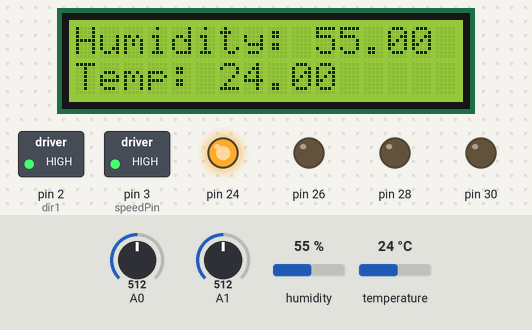
Simulated run of this sketch. Board: Arduino Mega 2560, built with avr-gcc and run on an emulated ATmega2560. Parts: 16×2 character LCD, switched loads named in the sketch (green lamp = pin HIGH), output pins drawn as LEDs (lit = HIGH). Inputs (shaded band) come from the test bench; at power-on: A1 = 512, temperature 24 °C, A0 = 512, humidity 55 %. The local clock reads 2024-03-15 10:24:30 at power-on unless the sketch sets it; pins used as bus, display or sensor lines are not drawn; what the sketch prints to the serial monitor is not drawn.

Above: at 0.1 s.
1.3 s: A1 set to 526
At 1.52 s:
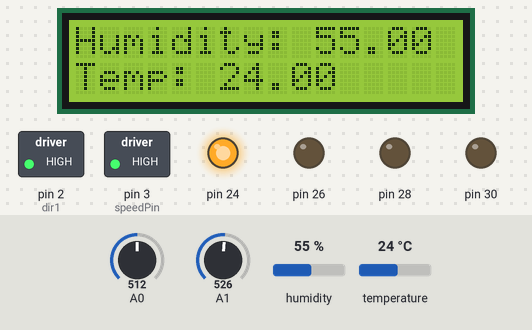
4.3 s: temperature set to 22 °C
At 7.0 s:
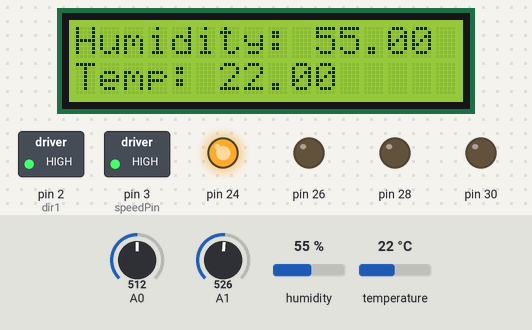
7.3 s: temperature set to 19 °C
At 9.0 s:
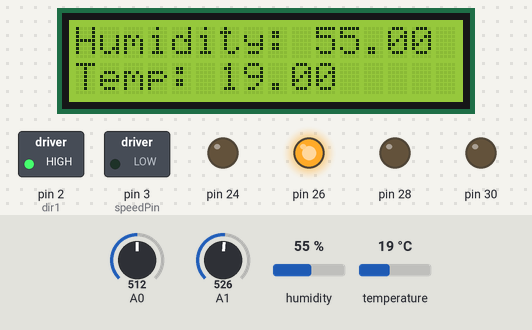
10.3 s: temperature set to 0 °C
At 13.0 s:
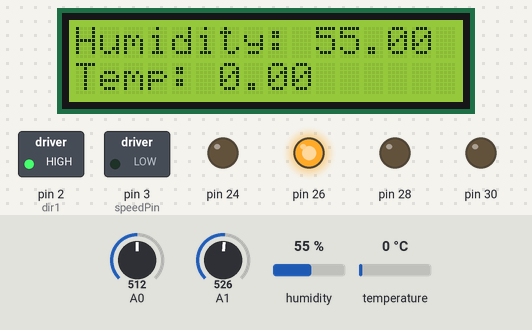
13.3 s: temperature set to 28 °C
At 15.4 s:
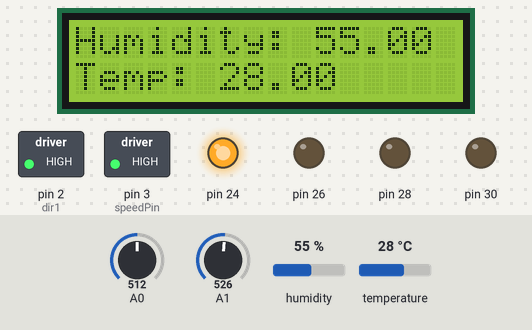
16.3 s: temperature set to 12 °C
At 20.1 s:
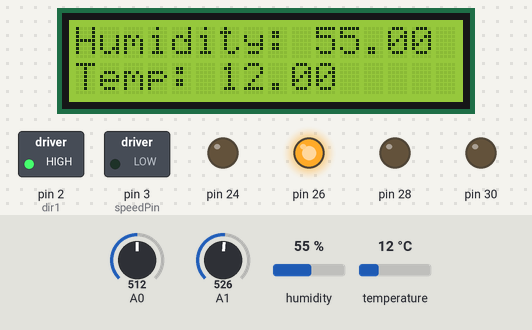
Timing chart, 0 to 21.6 s (numbered marks = the images above; inputs shaded):
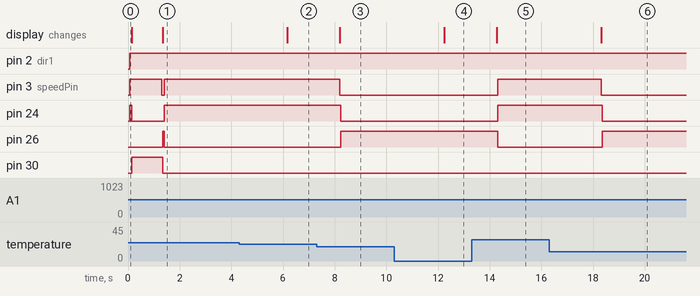

Measured:
- the behaviour switches between 21 and 20 °C on temperature (found by bisection; images 2 and 3)
- after the input at 1.3 s, pin 3 (speedPin): HIGH → LOW at once, → HIGH 0.10 s later; pin 24: LOW → HIGH after 0.10 s; pin 26: LOW → HIGH after 0.05 s, → LOW 0.06 s later; pin 30: HIGH → LOW after 0.05 s; the display: changes after 0.05 s (image 1)
- after the input at 4.3 s, the display: changes after 1.9 s (image 2)
- after the input at 7.3 s, pin 3 (speedPin): HIGH → LOW after 0.89 s; pin 24: HIGH → LOW after 0.94 s; pin 26: LOW → HIGH after 0.94 s; the display: changes after 0.89 s (image 3)
- after the input at 10.3 s, the display: changes after 1.9 s (image 4)
- after the input at 13.3 s, pin 3 (speedPin), pin 24: LOW → HIGH after 1.0 s; pin 26: HIGH → LOW after 1.0 s; the display: changes after 0.97 s (image 5)
- after the input at 16.3 s, pin 3 (speedPin): HIGH → LOW after 2.0 s; pin 24: HIGH → LOW after 2.1 s; pin 26: LOW → HIGH after 2.1 s; the display: changes after 2.0 s (image 6)

The sketch:

final_project_code.ino
```cpp
/****************************************
* Name: Austin Finch
* Assignment: Final Project
* Date: 12/15/2023
****************************************/

#include <LiquidCrystal.h>
#include <Stepper.h>
#include "DHT.h"
#include <DS3231.h>

#define DHTPIN 23
#define DHTTYPE DHT11

//DHT-PA0, Water Sensor-PA1, Blue LED-PA2, Green LED-PA4, Yellow LED-PA6
volatile unsigned char* port_a  = (unsigned char*) 0x22;
volatile unsigned char* ddr_a   = (unsigned char*) 0x21;
volatile unsigned char* pin_a   = (unsigned char*) 0x20;


//Start/Stop-PK0, Reset-PK1
volatile unsigned char* port_k = (unsigned char*) 0x108;
volatile unsigned char* ddr_k = (unsigned char*) 0x107;
volatile unsigned char* pin_k = (unsigned char*) 0x106;
//Start/Stop-PCINT16, Reset-PCINT17
// volatile unsigned char *myPCIMSK = (unsigned char*) 0x6D;
// volatile unsigned char *myPCICR = (unsigned char*) 0x68;

//Red LED-PC7
volatile unsigned char* port_c  = (unsigned char*) 0x28;
volatile unsigned char* ddr_c   = (unsigned char*) 0x27;
volatile unsigned char* pin_c   = (unsigned char*) 0x26;

#define RDA 0x80
#define TBE 0x20
volatile unsigned char *myUCSR0A = (unsigned char *)0xC0;
volatile unsigned char *myUCSR0B = (unsigned char *)0xC1;
volatile unsigned char *myUCSR0C = (unsigned char *)0xC2;
volatile unsigned int *myUBRR0 = (unsigned int *) 0xC4;
volatile unsigned char *myUDR0 = (unsigned char *)0xC6;
volatile unsigned char* my_ADMUX = (unsigned char*) 0x7C;
volatile unsigned char* my_ADCSRB = (unsigned char*) 0x7B;
volatile unsigned char* my_ADCSRA = (unsigned char*) 0x7A;
volatile unsigned int* my_ADC_DATA = (unsigned int*) 0x78;

//Stepper motor, pins 8-11
const int stepsPerRevolution = 2038;
Stepper myStepper = Stepper(stepsPerRevolution, 8, 10, 9, 11);

//DC motor, pins 2,3
int speedPin=3;
int dir1=2;

//LCD, pins 4-7, 12, 13
const int RS = 13, EN = 12, D4 = 4, D5 = 5, D6 = 6, D7 = 7;
LiquidCrystal lcd(RS, EN, D4, D5, D6, D7);

//DHT, pin 23
DHT dht(DHTPIN, DHTTYPE);

//RTC, pins SDA and SCL
DS3231 rtc(SDA, SCL);

int state;

void setup()
{
  //PA2 Output
  *ddr_a |= (0x01 << 2);
  //PA4 Output
  *ddr_a |= (0x01 << 4);
  //PA6 Output
  *ddr_a |= (0x01 << 6);
  //PC7 Output
  *ddr_c |= (0x01 << 7);
  //PK0 Input
  *ddr_k &= ~(0x01 << 0);
  //Enable pullup resistor on PK0
  *port_k |= (0x01 << 0);
  //PK1 Input
  *ddr_k &= ~(0x01 << 1);
  //Enable pullup resistor on PK1
  *port_k |= (0x01 << 1);
  // Enable PCIE2
  //*myPCICR |= (0x01 << 2);

  lcd.begin(16,2);
  pinMode(22, OUTPUT);
  pinMode(dir1, OUTPUT);
  pinMode(speedPin, OUTPUT);

  // setup the UART
  U0init(9600);
  // setup the ADC
  adc_init();
  dht.begin();
  rtc.begin();
  lcd.clear();
  state = 0;
}

void loop()
{
  switch (state) {
    case 0:
      Running();
      break;
    case 1:
      Idle();
      break;
    case 2:
      Error();
      break;
    case 3:
      Disabled();
      break;
  }
}

void Running()
{
  //Blue LED ON
  *port_a |= (0x01 << 2);
  //Green LED OFF
  *port_a &= ~(0x01 << 4);
  //Yellow LED OFF
  *port_a &= ~(0x01 << 6);
  //Red LED OFF
  *port_c &= ~(0x01 << 7);
  motorRun(255);

  float tempC = displayHumidTemp();
  adjustStepper();

  //Change to Idle state when temperature falls below threshold
  if (tempC <= 20)
  {
    state = 1;
    motorRun(0);
    String message = "State change to: Idle";
    log(message);
  }

  //Change to Error state when water level falls below threshold
  unsigned int level = readWaterLevel();
  if(level < 513)
  {
    state = 2;
    String message = "State change to: Error";
    log(message);
  }

  // Enable Interrupt (PCINT16)
  //*myPCIMSK |= 0x01
  // Run ISR if Stop pressed
  bool stopPressed = false;
  if (stopPressed)
  {
    StartStop();
  }
}

void Idle()
{
  //Blue LED OFF
  *port_a &= ~(0x01 << 2);
  //Green LED ON
  *port_a |= (0x01 << 4);
  //Yellow LED OFF
  *port_a &= ~(0x01 << 6);
  //Red LED OFF
  *port_c &= ~(0x01 << 7);


  //Change to Error state when water level falls below threshold
  unsigned int level = readWaterLevel();
  if(level < 513)
  {
    state = 2;
    String message = "State change to: Error";
    log(message);
  }

  float tempC = displayHumidTemp();
  adjustStepper();

  //Change to Running state when temperature rises above threshold
  if (tempC > 20)
  {
    state = 0;
    String message = "State change to: Running";
    log(message);
  }

  // Enable Interrupt (PCINT16)
  //*myPCIMSK |= 0x01
  // Run ISR if Stop pressed
  bool stopPressed = false;
  if (stopPressed)
  {
    StartStop();
  }
}

void Disabled()
{
  //Blue LED OFF
  *port_a &= ~(0x01 << 2);
  //Green LED OFF
  *port_a &= ~(0x01 << 4);
  //Yellow LED ON
  *port_a |= (0x01 << 6);
  //Red LED OFF
  *port_c &= ~(0x01 << 7);

  lcd.clear();

  // Enable Interrupt (PCINT16)
  //*myPCIMSK |= 0x01
  // Run ISR if Start pressed
  bool startPressed = false;
  if (startPressed)
  {
    StartStop();
  }
}

void Error()
{
  //Blue LED OFF
  *port_a &= ~(0x01 << 2);
  //Green LED OFF
  *port_a &= ~(0x01 << 4);
  //Yellow LED OFF
  *port_a &= ~(0x01 << 6);
  //Red LED ON
  *port_c |= (0x01 << 7);

  lcd.clear();

  // Enable Interrupt (PCINT16)
  //*myPCIMSK |= 0x01
  // Run ISR if Stop pressed
  bool stopPressed = false;
  if (stopPressed)
  {
    StartStop();
  }

  // Enable Interrupt (PCINT17)
  //*myPCIMSK |= (0x01 << 1)
  bool resetPressed = true;
  //If reset pressed, run the ISR
  if (resetPressed)
  {
    reset();
  }
}

void motorRun(int mSpeed)
{
  digitalWrite(dir1, HIGH);
  analogWrite(speedPin, mSpeed);
}

// Should actually be ISR(PCINT16_vect){}
void StartStop()
{
  if(state == 3)
  {
    state = 1;
    String message = "State change to: Idle";
    log(message);
  }
  else
  {
    motorRun(0);
    state = 3;
    String message =  "State change to: Disabled";
    log(message);
  }
}

//Should be ISR(PCINT17_vect){}
void reset()
{
  unsigned int level = readWaterLevel();
  if (level >= 513)
  {
    state = 1;
    motorRun(0);
    String message = "State change to: Idle";
    log(message);
  }
}

float displayHumidTemp()
{
  //Get Temperature and Humidity Data
  float humi = dht.readHumidity();
  float tempC = dht.readTemperature();

  //  Humidity: XX.XX
  //  Temp: XX.XX
  lcd.clear();
  lcd.setCursor(0,0);
  lcd.print("Humidity: ");
  lcd.print(humi);
  lcd.setCursor(0, 1);
  lcd.print("Temp: ");
  lcd.print(tempC);
  return tempC;
}

unsigned int readWaterLevel()
{
  // Enable Sensor
  digitalWrite(22, HIGH);
  // Read Water Level
  unsigned int level = adc_read(1);
  // Disable Sensor
  digitalWrite(22, LOW);
  return level;
}

void adjustStepper()
{
  //Get potentiometer value
  int in = adc_read(0);
  //Map value -180 to 180
  int angle = map(in, 0, 1023, -180, 180);
  //Set zero movement threshold -10 to 10 degrees
  if ((angle >= 10)||(angle <= -10))
  {
    //Move stepper motor by the defined angle
    myStepper.setSpeed(10);
    myStepper.step((stepsPerRevolution/180)*angle);
    String message = "Angle adjusted by: " + angle;
    log(message);
  }
}

void log(String message)
{
  //Get date and time
  String date = rtc.getDateStr();
  String time = rtc.getTimeStr();

  //Create char* of date and time + message
  int len = date.length()+time.length()+message.length();
  len = len+(sizeof('  '));
  char* msg = new char[len];
  for (int i = 0; i < date.length(); i++)
  {
    msg[i] = date.charAt(i);
  }
  msg[date.length()] = ' ';
  for (int i = 0; i < time.length(); i++)
  {
    msg[i] = time.charAt(i);
  }
  msg[date.length()+time.length()+1] = ' ';
  for (int i = 0; i < message.length(); i++)
  {
    msg[i] = message.charAt(i);
  }

  //Print the message 1 char at a time
  for(int i = 0; i < len; i++)
  {
    U0putchar(msg[i]);
  }
  U0putchar('\n');
  free(msg);
}

void adc_init()
{
  // setup the A register
  *my_ADCSRA |= 0b10000000; // set bit 7 to 1 to enable the ADC
  *my_ADCSRA &= 0b11011111; // clear bit 6 to 0 to disable the ADC trigger mode
  *my_ADCSRA &= 0b11110111; // clear bit 5 to 0 to disable the ADC interrupt
  *my_ADCSRA &= 0b11111000; // clear bit 0-2 to 0 to set prescaler selection to slow readin
  // setup the B register
  *my_ADCSRB &= 0b11110111; // clear bit 3 to 0 to reset the channel and gain bits
  *my_ADCSRB &= 0b11111000; // clear bit 2-0 to 0 to set free running mode
  // setup the MUX Register
  *my_ADMUX &= 0b01111111; // clear bit 7 to 0 for AVCC analog reference
  *my_ADMUX |= 0b01000000; // set bit 6 to 1 for AVCC analog reference
  *my_ADMUX &= 0b11011111; // clear bit 5 to 0 for right adjust result
  *my_ADMUX &= 0b11100000; // clear bit 4-0 to 0 to reset the channel and gain bits
}
unsigned int adc_read(unsigned char adc_channel_num)
{
  // clear the channel selection bits (MUX 4:0)
  *my_ADMUX &= 0b11100000;
  // clear the channel selection bits (MUX 5)
  *my_ADCSRB &= 0b11110111;
  // set the channel number
  if(adc_channel_num > 7)
  {
    // set the channel selection bits, but remove the most significant bit (bit 3)
    adc_channel_num -= 8;
    // set MUX bit 5
    *my_ADCSRB |= 0b00001000;
  }
  // set the channel selection bits
  *my_ADMUX += adc_channel_num;
  // set bit 6 of ADCSRA to 1 to start a conversion
  *my_ADCSRA |= 0x40;
  // wait for the conversion to complete
  while((*my_ADCSRA & 0x40) != 0);
  // return the result in the ADC data register
  return *my_ADC_DATA;
}

void U0init(int U0baud)
{
  unsigned long FCPU = 16000000;
  unsigned int tbaud;
  tbaud = (FCPU / 16 / U0baud - 1);
  // Same as (FCPU / (16 * U0baud)) - 1;
  *myUCSR0A = 0x20;
  *myUCSR0B = 0x18;
  *myUCSR0C = 0x06;
  *myUBRR0 = tbaud;
}

unsigned char U0kbhit()
{
  return *myUCSR0A & RDA;
}

unsigned char U0getchar()
{
  return *myUDR0;
}

void U0putchar(unsigned char U0pdata)
{
  while((*myUCSR0A & TBE)==0);
  *myUDR0 = U0pdata;
}

void U0print(int in)
{
  if (in == '0')
  {
    U0putchar('0');
  }
  else
  {
    if (in < 0)
    {
      U0putchar('-');
      in = -in;
    }

    if(in >= 1000)
    {
      U0putchar(in / 1000 + '0');
      in = in % 1000;
    }

    if(in >= 100)
    {
      U0putchar(in / 100 + '0');
      in = in % 100;
    }

    if(in >= 10)
    {
      U0putchar(in / 10 + '0');
      in = in % 10;
    }

      U0putchar(in + '0');
  }
}
```
